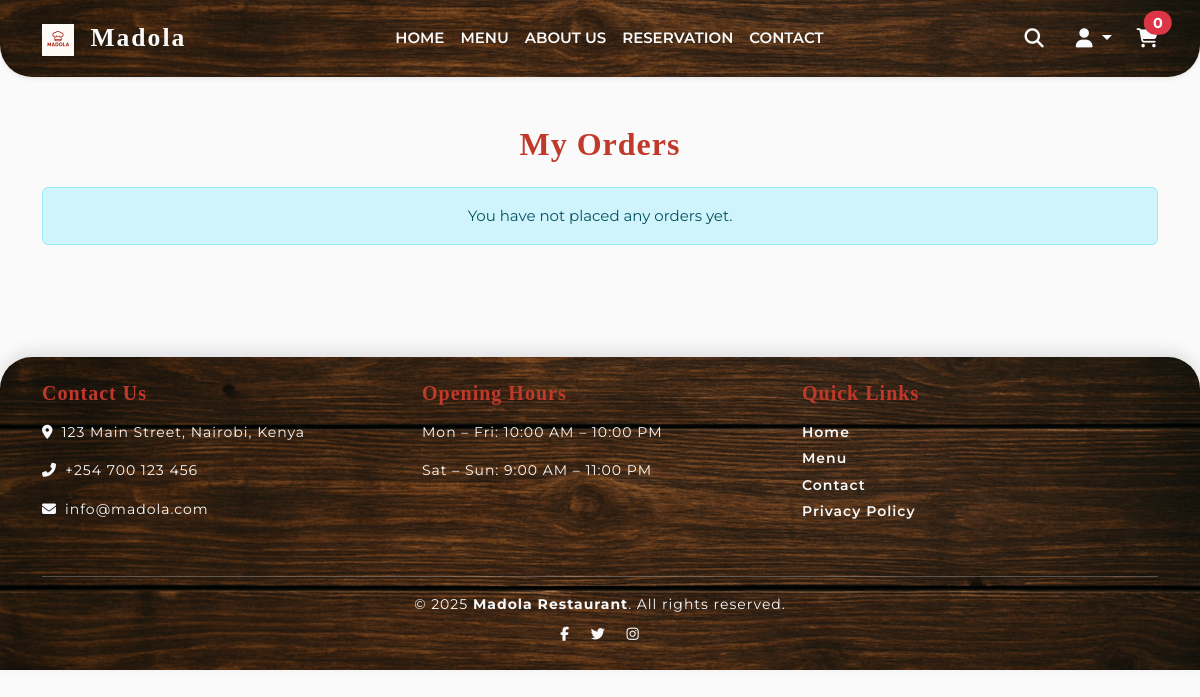
Page /my-orders/ (signed in) on the earlier database version.
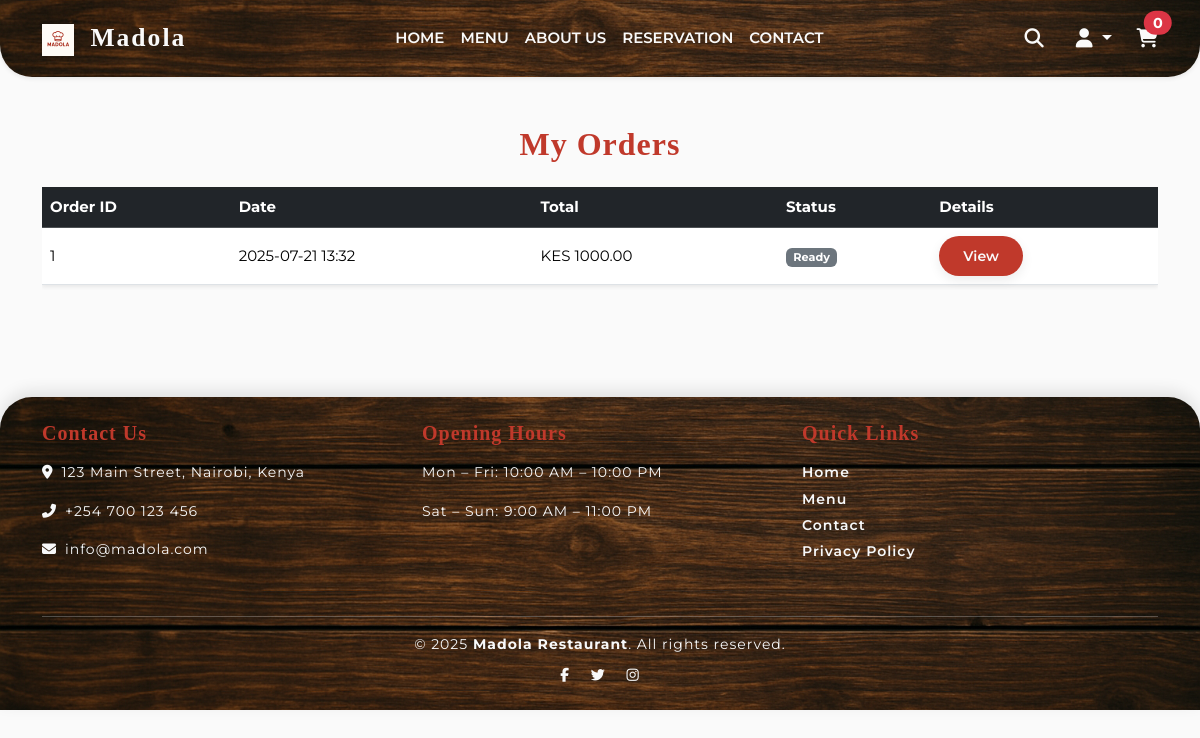
Same page on the later database version.
### restaurant/models.py (models this page shows)
class Order(models.Model):
    user = models.ForeignKey(User, on_delete=models.CASCADE)
    delivery_option = models.CharField(max_length=20, choices=[('eat_in', 'Eat In'), ('delivery', 'Delivery')])
    delivery_address = models.CharField(max_length=255, blank=True)
    total = models.DecimalField(max_digits=10, decimal_places=2)
    phone = models.CharField(max_length=20)
    status = models.CharField(max_length=20, default='pending')
    progress = models.CharField(
        max_length=30,
        choices=[
            ('received', 'Order Received'),
            ('preparing', 'Preparing'),
            ('ready', 'Ready for Pickup/Delivery'),
            ('delivered', 'Delivered'),
            ('completed', 'Completed'),
            ('cancelled', 'Cancelled'),
        ],
        default='received'
    )
    created_at = models.DateTimeField(auto_now_add=True)

### restaurant/views.py (the view)
# urls.py: path('my-orders/', views.my_orders, name='my_orders'),
@login_required
def my_orders(request):
    orders = Order.objects.filter(user=request.user).order_by('-created_at')
    return render(request, 'restaurant/my_orders.html', {'orders': orders})

### restaurant/templates/restaurant/my_orders.html
{% extends "restaurant/base.html" %}
{% block content %}
<div class="container py-5">
    <h2 class="mb-4 text-center">My Orders</h2>
    {% if orders %}
        <div class="table-responsive">
            <table class="table table-hover align-middle shadow-sm">
                <thead class="table-dark">
                    <tr>
                        <th>Order ID</th>
                        <th>Date</th>
                        <th>Total</th>
                        <th>Status</th>
                        <th>Details</th>
                    </tr>
                </thead>
                <tbody>
                {% for order in orders %}
                    <tr>
                        <td>{{ order.id }}</td>
                        <td>{{ order.created_at|date:"Y-m-d H:i" }}</td>
                        <td>KES {{ order.total }}</td>
                        <td>
                            <span class="badge
                                {% if order.status == 'pending' %}bg-warning text-dark
                                {% elif order.status == 'ready' %}bg-success
                                {% elif order.status == 'served' %}bg-info text-dark
                                {% elif order.status == 'cancelled' %}bg-danger
                                {% else %}bg-secondary{% endif %}">
                                {{ order.status|title }}
                            </span>
                        </td>
                        <td>
                            <a href="{% url 'view_order' order.id %}" class="btn btn-outline-primary btn-sm">View</a>
                        </td>
                    </tr>
                {% endfor %}
                </tbody>
            </table>
        </div>
    {% else %}
        <div class="alert alert-info text-center">
            You have not placed any orders yet.
        </div>
    {% endif %}
</div>
{% endblock %}

### restaurant/templates/restaurant/base.html (shortened to what this page needs)
{% load static %}
<!DOCTYPE html>
<html lang="en">
<head>
    <link href="https://cdn.jsdelivr.net/npm/bootstrap@5.3.2/dist/css/bootstrap.min.css" rel="stylesheet">
    <link rel="stylesheet" href="https://cdnjs.cloudflare.com/ajax/libs/font-awesome/6.4.2/css/all.min.css">
    <link rel="stylesheet" href="{% static 'restaurant/css/custom.css' %}">
</head>
<body>
<nav class="navbar navbar-expand-lg navbar-hero shadow-sm">
    <div class="container">
        <a class="navbar-brand fw-bold" href="{% url 'index' %}">
            <img src="{% static 'restaurant/image/madola.png' %}" alt="Madola Logo" height="32" class="me-2">
            Madola
        </a>
        <div class="collapse navbar-collapse" id="navbarNav">
            <ul class="navbar-nav mx-auto">
                <li class="nav-item">
                    <a class="nav-link {% if request.resolver_match.url_name == 'index' %}active{% endif %}" href="{% url 'index' %}">HOME</a>
                </li>
                <li class="nav-item">
                    <a class="nav-link {% if request.resolver_match.url_name == 'menu' %}active{% endif %}" href="{% url 'menu' %}">MENU</a>
                </li>
                <li class="nav-item">
                    <a class="nav-link {% if request.resolver_match.url_name == 'about' %}active{% endif %}" href="{% url 'about' %}">ABOUT US</a>
                </li>
                <li class="nav-item">
                    <a class="nav-link {% if request.resolver_match.url_name == 'reservation' %}active{% endif %}" href="{% url 'reservation' %}">RESERVATION</a>
                </li>
                <li class="nav-item">
                    <a class="nav-link {% if request.resolver_match.url_name == 'contact' %}active{% endif %}" href="{% url 'contact' %}">CONTACT</a>
                </li>
            </ul>
            <div class="d-none d-lg-flex align-items-center">
                <a href="#" class="nav-icon mx-2" title="Search" data-bs-toggle="modal" data-bs-target="#searchModal">
                    <i class="fas fa-search"></i>
                </a>
                <div class="dropdown mx-2">
                    <a href="#" class="nav-icon dropdown-toggle" id="userDropdown" data-bs-toggle="dropdown"
                       aria-expanded="false" title="User">
                        <i class="fas fa-user"></i>
                    </a>
                </div>
                <a href="{% url 'view_cart' %}" class="nav-icon position-relative" title="Cart">
                    <i class="fas fa-shopping-cart"></i>
                    <span class="position-absolute top-0 start-100 translate-middle badge rounded-pill bg-danger">
                        {{ request.session.cart|length|default:0 }}
                    </span>
                </a>
            </div>
        </div>
    </div>
</nav>
{% block content %}{% endblock %}
<footer class="footer text-light py-4 mt-5" style="background: url('{% static 'restaurant/image/hero-1.png' %}') center/cover no-repeat;">
    <div class="container">
        <div class="row text-center text-md-start">
            <div class="col-md-4 mb-4">
                <h5 class="mb-3">Contact Us</h5>
                <p><i class="fas fa-map-marker-alt me-2"></i>123 Main Street, Nairobi, Kenya</p>
                <p><i class="fas fa-phone-alt me-2"></i>+254 700 123 456</p>
                <p><i class="fas fa-envelope me-2"></i>info@madola.com</p>
            </div>
            <div class="col-md-4 mb-4">
                <h5 class="mb-3">Opening Hours</h5>
                <p>Mon – Fri: 10:00 AM – 10:00 PM</p>
                <p>Sat – Sun: 9:00 AM – 11:00 PM</p>
            </div>
            <div class="col-md-4 mb-4">
                <h5 class="mb-3">Quick Links</h5>
                <a href="{% url 'index' %}" class="text-light d-block mb-1">Home</a>
                <a href="{% url 'menu' %}" class="text-light d-block mb-1">Menu</a>
                <a href="{% url 'contact' %}" class="text-light d-block mb-1">Contact</a>
                <a href="#" class="text-light d-block mb-1">Privacy Policy</a>
            </div>
        </div>
        <hr class="bg-light">
        <div class="text-center">
            <p class="mb-2">&copy; 2025 <strong>Madola Restaurant</strong>. All rights reserved.</p>
            <div class="social-icons mt-2">
                <a href="#" class="text-light mx-2"><i class="fab fa-facebook-f"></i></a>
                <a href="#" class="text-light mx-2"><i class="fab fa-twitter"></i></a>
                <a href="#" class="text-light mx-2"><i class="fab fa-instagram"></i></a>
            </div>
        </div>
    </div>
</footer>
</body>
</html>

### static/restaurant/css/custom.css (style rules this page uses)
:root { --color-black: #0d0d0d; --color-red: #c0392b; --color-ivory: #fafafa; --color-success: #27ae60; --color-warning: #f39c12; --color-info: #2980b9; --color-green: #2e7d32; --color-brown: #8d6e63; --color-light-green: #a5d6a7; --color-bg-input: #fdfdf8; --color-shadow: rgba(0, 0, 0, 0.08); --font-main: 'Montserrat', 'Segoe UI', Arial, sans-serif; --font-accent: 'Playfair Display', serif; --transition-fast: 0.25s ease-in-out; }
body { background-color: var(--color-ivory); color: var(--color-black); font-family: var(--font-main); font-size: 15px; line-height: 1.6; margin: 0; padding: 0; overflow-x: hidden; }
h1, h2, h3, h4, h5, h6 { color: var(--color-red); font-weight: 700; letter-spacing: 1px; font-family: var(--font-accent); }
a { color: var(--color-red); text-decoration: none; transition: all var(--transition-fast); }
.navbar-hero { background: url('../image/hero-1.png') center/cover no-repeat; color: var(--color-ivory); border-bottom-left-radius: 2rem; border-bottom-right-radius: 2rem; box-shadow: 0 4px 20px var(--color-shadow); padding: 0.8rem 0; }
.navbar-hero .nav-link { color: var(--color-ivory) !important; font-weight: 600; text-transform: uppercase; transition: color var(--transition-fast), transform var(--transition-fast); }
.navbar-hero .navbar-brand { font-family: var(--font-accent); font-weight: 700; color: var(--color-ivory) !important; font-size: 1.6rem; letter-spacing: 2px; }
.navbar-hero .nav-icon { color: var(--color-ivory); font-size: 1.2rem; margin-left: 1rem; transition: color var(--transition-fast); }
.btn { background-color: var(--color-red); border: none; color: var(--color-ivory); font-weight: 600; font-size: 14px; border-radius: 2rem; padding: 0.6rem 1.5rem; transition: all var(--transition-fast); box-shadow: 0 4px 12px rgba(0,0,0,0.08); }
.footer { padding: 2.5rem 1rem; background-color: var(--color-black); color: var(--color-ivory); text-align: center; border-top-left-radius: 2rem; border-top-right-radius: 2rem; box-shadow: 0 -6px 15px rgba(0,0,0,0.1); font-size: 14px; letter-spacing: 1px; }
.footer a { color: var(--color-ivory); font-weight: 600; transition: color var(--transition-fast); }

Differences in the rows shown:
added Order: id "1", created_at "2025-07-21 13:32", total "1000.00", status "Ready"
Other differences:
text no longer shown: "You have not placed any orders yet."
text now shown: "Order ID Date Total Status Details"
